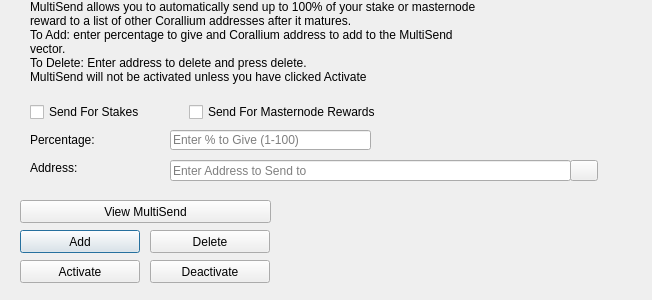
<?xml version="1.0" encoding="UTF-8"?>
<ui version="4.0">
 <class>MultiSendDialog</class>
 <widget class="QDialog" name="MultiSendDialog">
  <property name="windowModality">
   <enum>Qt::NonModal</enum>
  </property>
  <property name="geometry">
   <rect>
    <x>0</x>
    <y>0</y>
    <width>652</width>
    <height>300</height>
   </rect>
  </property>
  <property name="windowTitle">
   <string>MultiSend</string>
  </property>
  <widget class="QLineEdit" name="multiSendPercentEdit">
   <property name="geometry">
    <rect>
     <x>170</x>
     <y>130</y>
     <width>201</width>
     <height>20</height>
    </rect>
   </property>
   <property name="toolTip">
    <string>Enter whole numbers 1 - 100</string>
   </property>
   <property name="placeholderText">
    <string>Enter % to Give (1-100)</string>
   </property>
  </widget>
  <widget class="QLineEdit" name="multiSendAddressEdit">
   <property name="geometry">
    <rect>
     <x>170</x>
     <y>160</y>
     <width>401</width>
     <height>21</height>
    </rect>
   </property>
   <property name="toolTip">
    <string/>
   </property>
   <property name="placeholderText">
    <string>Enter Address to Send to</string>
   </property>
  </widget>
  <widget class="QLabel" name="label_2">
   <property name="geometry">
    <rect>
     <x>30</x>
     <y>0</y>
     <width>451</width>
     <height>121</height>
    </rect>
   </property>
   <property name="lineWidth">
    <number>1</number>
   </property>
   <property name="text">
    <string>MultiSend allows you to automatically send up to 100% of your stake or masternode reward to a list of other Corallium addresses after it matures.
To Add: enter percentage to give and Corallium address to add to the MultiSend vector.
To Delete: Enter address to delete and press delete.
MultiSend will not be activated unless you have clicked Activate</string>
   </property>
   <property name="alignment">
    <set>Qt::AlignLeading|Qt::AlignLeft|Qt::AlignTop</set>
   </property>
   <property name="wordWrap">
    <bool>true</bool>
   </property>
  </widget>
  <widget class="QLabel" name="message">
   <property name="geometry">
    <rect>
     <x>290</x>
     <y>200</y>
     <width>351</width>
     <height>91</height>
    </rect>
   </property>
   <property name="text">
    <string/>
   </property>
  </widget>
  <widget class="QPushButton" name="addButton">
   <property name="geometry">
    <rect>
     <x>20</x>
     <y>230</y>
     <width>120</width>
     <height>23</height>
    </rect>
   </property>
   <property name="toolTip">
    <string/>
   </property>
   <property name="statusTip">
    <string>Add to MultiSend Vector</string>
   </property>
   <property name="text">
    <string>Add</string>
   </property>
  </widget>
  <widget class="QPushButton" name="disableButton">
   <property name="geometry">
    <rect>
     <x>150</x>
     <y>260</y>
     <width>120</width>
     <height>23</height>
    </rect>
   </property>
   <property name="statusTip">
    <string>Deactivate MultiSend</string>
   </property>
   <property name="text">
    <string>Deactivate</string>
   </property>
  </widget>
  <widget class="QPushButton" name="addressBookButton">
   <property name="geometry">
    <rect>
     <x>570</x>
     <y>160</y>
     <width>28</width>
     <height>21</height>
    </rect>
   </property>
   <property name="toolTip">
    <string>Choose an address from the address book</string>
   </property>
   <property name="text">
    <string/>
   </property>
   <property name="icon">
    <iconset resource="../corallium.qrc">
     <normaloff>:/icons/address-book</normaloff>:/icons/address-book</iconset>
   </property>
   <property name="shortcut">
    <string>Alt+A</string>
   </property>
   <property name="autoDefault">
    <bool>false</bool>
   </property>
  </widget>
  <widget class="QLabel" name="label">
   <property name="geometry">
    <rect>
     <x>30</x>
     <y>130</y>
     <width>121</width>
     <height>20</height>
    </rect>
   </property>
   <property name="toolTip">
    <string>Percentage of stake to send</string>
   </property>
   <property name="text">
    <string>Percentage:</string>
   </property>
  </widget>
  <widget class="QLabel" name="label_5">
   <property name="geometry">
    <rect>
     <x>30</x>
     <y>160</y>
     <width>111</width>
     <height>16</height>
    </rect>
   </property>
   <property name="toolTip">
    <string>Address to send portion of stake to</string>
   </property>
   <property name="text">
    <string>Address:</string>
   </property>
  </widget>
  <widget class="QPushButton" name="deleteButton">
   <property name="geometry">
    <rect>
     <x>150</x>
     <y>230</y>
     <width>120</width>
     <height>23</height>
    </rect>
   </property>
   <property name="toolTip">
    <string/>
   </property>
   <property name="statusTip">
    <string>Delete Address From MultiSend Vector</string>
   </property>
   <property name="text">
    <string>Delete</string>
   </property>
  </widget>
  <widget class="QPushButton" name="activateButton">
   <property name="geometry">
    <rect>
     <x>20</x>
     <y>260</y>
     <width>120</width>
     <height>23</height>
    </rect>
   </property>
   <property name="statusTip">
    <string>Activate MultiSend</string>
   </property>
   <property name="text">
    <string>Activate</string>
   </property>
  </widget>
  <widget class="QPushButton" name="viewButton">
   <property name="geometry">
    <rect>
     <x>20</x>
     <y>200</y>
     <width>251</width>
     <height>23</height>
    </rect>
   </property>
   <property name="toolTip">
    <string/>
   </property>
   <property name="statusTip">
    <string>View MultiSend Vector</string>
   </property>
   <property name="text">
    <string>View MultiSend</string>
   </property>
  </widget>
  <widget class="QWidget" name="horizontalLayoutWidget">
   <property name="geometry">
    <rect>
     <x>30</x>
     <y>100</y>
     <width>351</width>
     <height>24</height>
    </rect>
   </property>
   <layout class="QHBoxLayout" name="horizontalLayout">
    <item>
     <widget class="QCheckBox" name="multiSendStakeCheckBox">
      <property name="text">
       <string>Send For Stakes</string>
      </property>
     </widget>
    </item>
    <item>
     <widget class="QCheckBox" name="multiSendMasternodeCheckBox">
      <property name="text">
       <string>Send For Masternode Rewards</string>
      </property>
     </widget>
    </item>
   </layout>
  </widget>
 </widget>
 <resources>
  <include location="../corallium.qrc"/>
 </resources>
 <connections/>
</ui>
